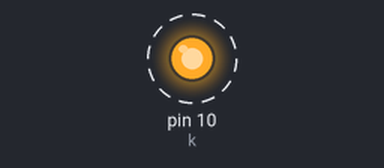
Bench run of a sketch on a simulated Arduino Uno, built with avr-gcc and run on an emulated ATmega328P. On the bench: output pins drawn as LEDs (lit = HIGH). Dashed ring = blinking.

Above: at 0.2 s.
Timing chart, 0 to 3.0 s (numbered marks = the images above):
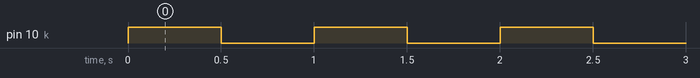

Measured:
- by itself, pin 10 (k): alternates HIGH for 0.50 s and LOW for 0.50 s

The sketch:

Sketch_3.ino
```cpp
int k = 10;
int dTime = 500;
void setup() {
  // put your setup code here, to run once:
  pinMode(k,OUTPUT);
}

void loop() {
  // put your main code here, to run repeatedly:
  digitalWrite(k,HIGH);
  delay(dTime);
  digitalWrite(k,LOW);
  delay(dTime);
}
```
